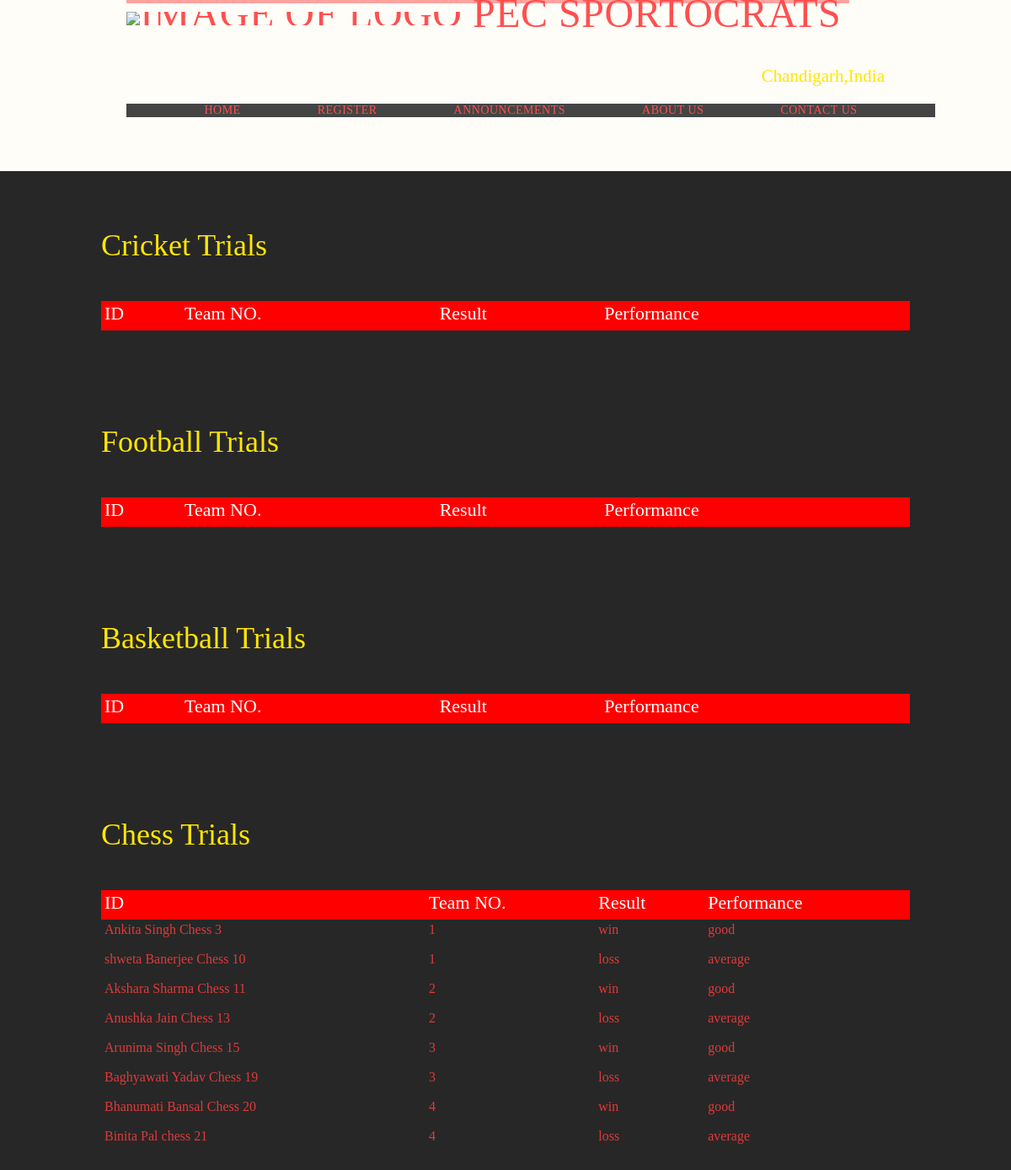
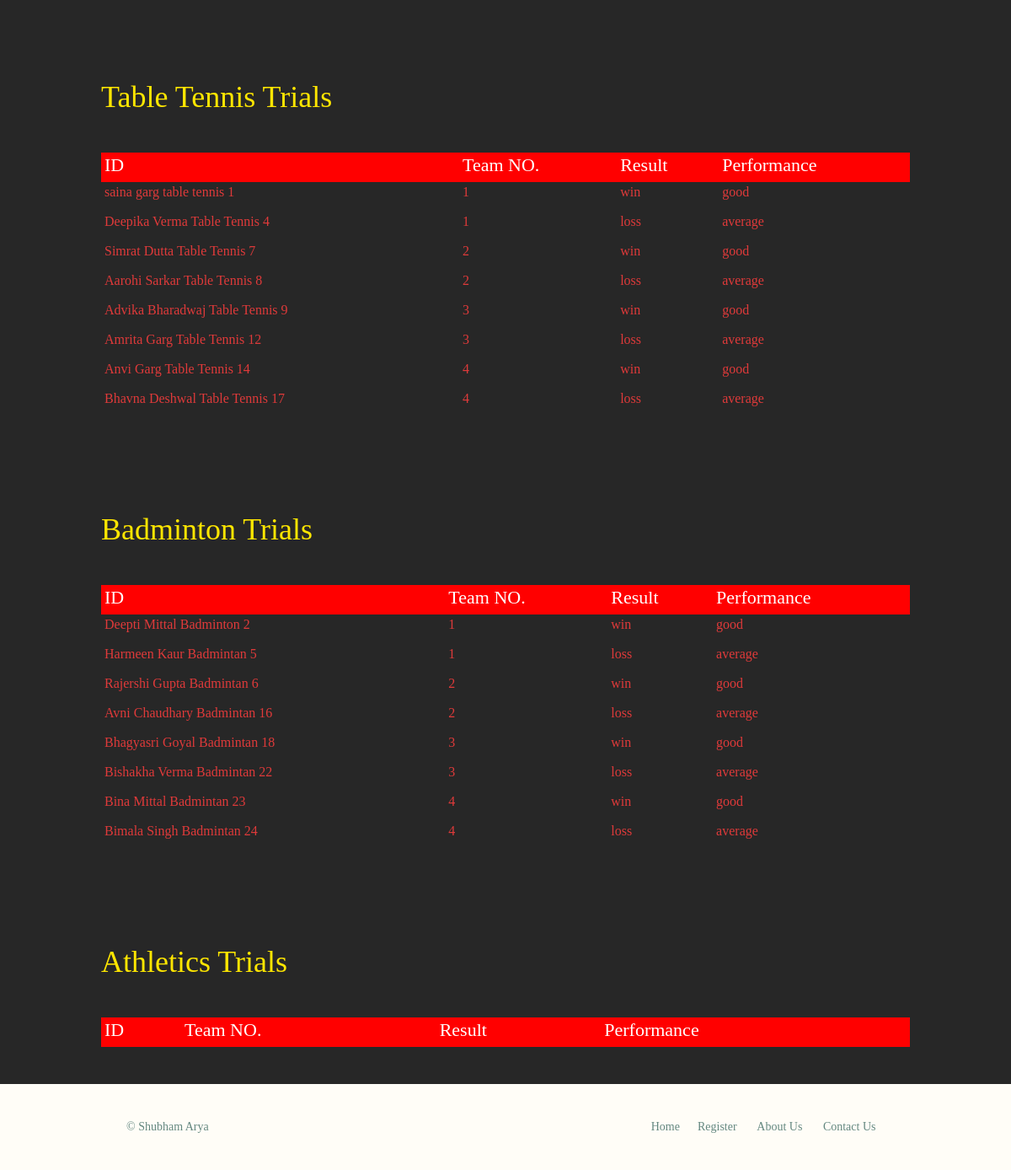
/trial_female.html, run on the app's committed database (2 pictures, top to bottom).
### sportocrats/models.py (models this page shows)
class chess_female(models.Model):
    chess_female_id=models.OneToOneField(Player_female,on_delete=models.CASCADE,primary_key=True)
    team_no=models.IntegerField()
    result=models.CharField(max_length=40)
    performance=models.CharField(max_length=40)

class Player_female(models.Model):
    id = models.AutoField(primary_key=True)
    sid=models.CharField(max_length=8)
    first_name=models.CharField(max_length=40)
    last_name = models.CharField(max_length=40)
    email=models.EmailField(max_length=254)
    password=models.CharField(max_length=40)
    sports=models.CharField(max_length=40)
    def __str__(self):
        return f'{self.first_name} {self.last_name} {self.sports} {self.id}'

class table_tennis_female(models.Model):
    table_tennis_female_id=models.OneToOneField(Player_female,on_delete=models.CASCADE,primary_key=True)
    team_no=models.IntegerField()
    result=models.CharField(max_length=40)
    performance=models.CharField(max_length=40)

class badminton_female(models.Model):
    badminton_female_id=models.OneToOneField(Player_female,on_delete=models.CASCADE,primary_key=True)
    team_no=models.IntegerField()
    result=models.CharField(max_length=40)
    performance=models.CharField(max_length=40)

### sportocrats/views.py (the view)
# urls.py: path('trial_female.html', views.trial_female, name='trial_female'),
def trial_female(request):
    data = cricket_female.objects.all()
    data1 = football_female.objects.all()
    data2 = basketball_female.objects.all()
    data3 = chess_female.objects.all()
    data4 = table_tennis_female.objects.all()
    data5 = badminton_female.objects.all()
    data6 = athletics_female.objects.all()
    return render(request, "trial_female.html", {"dat" : data, "dat1" : data1, "dat2" : data2, "dat3" : data3, "dat4" : data4, "dat5" : data5, "dat6" : data6})

### sportocrats/templates/trial_female.html (shortened to what this page needs)
<!DOCTYPE html>
<html lang="en">
    <head>
        {% load static %}
        <link rel="stylesheet" href="{% static 'contactus.css' %}">
    </head>
    <body>
        <header class="header1 can group">
            <h1 class="logo">
                <a href="main1.html" ><img src="{%static 'Pec1.png'%}"
                    alt="Image of logo" height="80px" width="125px">&nbspPEC SportoCrats</a>
            </h1>
            <br>
            <br>
            <br>
            <br>
            <br>
            <h3 class="tag">Chandigarh,India</h3>
            <br>
            <nav class="nav nav1 hi b">
                &emsp;&emsp;&emsp;<a href="main1.html">Home</a>&emsp;&emsp;&emsp;
                &emsp;&emsp;&emsp;<a href="register.html">Register</a>&emsp;&emsp;&emsp;
                &emsp;&emsp;&emsp;<a href="announce.html">Announcements</a>&emsp;&emsp;&emsp;
                &emsp;&emsp;&emsp;<a href="aboutus.html">About Us</a>&emsp;&emsp;&emsp;
                &emsp;&emsp;&emsp;<a href="contactus.html">Contact Us</a>&emsp;&emsp;&emsp;
            </nav>
        </header>
        <br>
        <br>
        <br>
        <br>
        <section class="row">
        	<div class="grid">
                <h1>Cricket Trials</h1>
                <br>
                <br>
                <div>
                    <table>
                        <thead>
                            <tr class="red">
                                <th>ID</th>
                                <th>Team NO.</th>
                                <th>Result</th>
                                <th>Performance</th>
                            </tr>
                        </thead>
                    </table>
                </div>
		    </div>
        </section>
        <section class="row">
            <div class="grid">
                <h1>Football Trials</h1>
                <br>
                <br>
                <div>
                    <table>
                        <thead>
                            <tr class="red">
                                <th>ID</th>
                                <th>Team NO.</th>
                                <th>Result</th>
                                <th>Performance</th>
                            </tr>
                        </thead>
                    </table>
                </div>
            </div>
        </section>
        <section class="row">
            <div class="grid">
                <h1>Basketball Trials</h1>
                <br>
                <br>
                <div>
                    <table>
                        <thead>
                            <tr class="red">
                                <th>ID</th>
                                <th>Team NO.</th>
                                <th>Result</th>
                                <th>Performance</th>
                            </tr>
                        </thead>
                    </table>
                </div>
            </div>
        </section>
        <section class="row">
            <div class="grid">
                <h1>Chess Trials</h1>
                <br>
                <br>
                <div>
                    <table>
                        <thead>
                            <tr class="red">
                                <th>ID</th>
                                <th>Team NO.</th>
                                <th>Result</th>
                                <th>Performance</th>
                            </tr>
                        </thead>
                        <tbody>
                            {% for i in dat3 %}
                            <tr>
                                <td>{{i.chess_female_id}}</td>
                                <td>{{i.team_no}}</td>
                                <td>{{i.result}}</td>
                                <td>{{i.performance}}</td>
                            </tr>
                            {% endfor %}
                        </tbody>
                    </table>
                </div>
            </div>
        </section>
        <section class="row">
            <div class="grid">
                <h1>Table Tennis Trials</h1>
                <br>
                <br>
                <div>
                    <table>
                        <thead>
                            <tr class="red">
                                <th>ID</th>
                                <th>Team NO.</th>
                                <th>Result</th>
                                <th>Performance</th>
                            </tr>
                        </thead>
                        <tbody>
                            {% for i in dat4 %}
                            <tr>
                                <td>{{i.table_tennis_female_id}}</td>
                                <td>{{i.team_no}}</td>
                                <td>{{i.result}}</td>
                                <td>{{i.performance}}</td>
                            </tr>
                            {% endfor %}
                        </tbody>
                    </table>
                </div>
            </div>
        </section>
        <section class="row">
            <div class="grid">
                <h1>Badminton Trials</h1>
                <br>
                <br>
                <div>
                    <table>
                        <thead>
                            <tr class="red">
                                <th>ID</th>
                                <th>Team NO.</th>
                                <th>Result</th>
                                <th>Performance</th>
                            </tr>
                        </thead>
                        <tbody>
                            {% for i in dat5 %}
                            <tr>
                                <td>{{i.badminton_female_id}}</td>
                                <td>{{i.team_no}}</td>
                                <td>{{i.result}}</td>
                                <td>{{i.performance}}</td>
                            </tr>
                            {% endfor %}
                        </tbody>
                    </table>
                </div>
            </div>
        </section>
        <section class="row">
            <div class="grid">
                <h1>Athletics Trials</h1>
                <br>
                <br>
                <div>
                    <table>
                        <thead>
                            <tr class="red">
                                <th>ID</th>
                                <th>Team NO.</th>
                                <th>Result</th>
                                <th>Performance</th>
                            </tr>
                        </thead>
                    </table>
                </div>
            </div>
        </section>
        <footer class="footer1 can group">
            <small>&copy; Shubham Arya</small>
            <nav class="nav foo">
                &ensp;<a href="main1.html">Home</a>&ensp;
                &ensp;<a href="register.html"> Register </a>&ensp;
                &ensp;<a href="aboutus.html"> About Us </a>&ensp;
                &ensp;<a href="contactus.html"> Contact Us </a>&ensp;
            </nav>
        </footer>
    </body>
</html>

### sportocrats/static/contactus.css (style rules this page uses)
html, body, div, span, applet, object, iframe, h1, h2, h3, h4, h5, h6, p, blockquote, pre, a, abbr, acronym, address, big, cite, code, del, dfn, em, img, ins, kbd, q, s, samp, small, strike, strong, sub, sup, tt, var, b, u, i, center, dl, dt, dd, ol, ul, li, fieldset, form, label, legend, table, caption, tbody, tfoot, thead, tr, th, td, article, aside, canvas, details, embed, figure, figcaption, footer, header, hgroup, menu, nav, output, ruby, section, summary, time, mark, audio, video { margin: 0; padding: 0; border: 0; font-size: 100%; font: inherit; vertical-align: baseline; }
article, aside, details, figcaption, figure, footer, header, hgroup, menu, nav, section { display: block; }
body { line-height: 1; }
table { text-align: left; width: 100%; position: relative; border-collapse: collapse; }
th, td { height: 35px; padding: 0.25rem; }
tr.red th { background: red; color: white; }
th { font-size: 22px; background: white; position: sticky; top: 0; box-shadow: 0 2px 2px -1px rgba(0, 0, 0, 0.4); }
body { background:#fffdf7; color:rgb(223, 58, 58); font: 300 26px/22px ; }
*, *:before, *:after { box-sizing: border-box; }
.grid, .can { margin: 0 auto; width: 960px; }
.can { padding-left: 30px; padding-right: 30px; }
.group:before, .group:after { content: ""; display: table; }
.group:after { clear: both; }
.group { clear: both; *zoom: 1; }
.row { background-color: #272727; min-width: 960px; padding:66px 0 44px 0; }
.logo { border-top: 4px solid #ff00005b; padding: 10px 10px 4px 0px; float:left; font-size: 48px; line-height: 4px; font-weight: 100; letter-spacing: .5px; text-transform: uppercase; }
.tag { margin:20px 0 px 0; text-align: right; }
.nav1 { font-size: 14px; font-weight: 400; letter-spacing: .5px; text-transform: uppercase; }
.header1 a, .header1 a { color: rgb(255, 80, 80); }
a { color: #2e2e2e; text-decoration: none; }
h1, h3, h4, h5, p { margin-bottom: 6px; }
h1, h2, h3, h4 { color: #ffe600; }
h1 { font-size: 36px; line-height: 44px; }
h3 { font-size: 21px; }
.footer1 { padding-bottom: 44px; padding-top: 44px; color: #648880; font-size: 14px; }
.footer1 small { float: left; font-weight: 400; }
.foo { font-family: Garamond, serif; }
.nav { text-align:right; }
.nav a { color: #648880; }
.hi { background-color: #444444; min-width: 960px; padding:1px 0 1px 0; text-align: center; }
.b a { color: rgb(255, 80, 80); }

### data on the page
chess_female: chess_female_id "Ankita Singh Chess 3", team_no "1", result "win", performance "good"
chess_female: chess_female_id "shweta Banerjee Chess 10", team_no "1", result "loss", performance "average"
chess_female: chess_female_id "Akshara Sharma Chess 11", team_no "2", result "win", performance "good"
chess_female: chess_female_id "Anushka Jain Chess 13", team_no "2", result "loss", performance "average"
chess_female: chess_female_id "Arunima Singh Chess 15", team_no "3", result "win", performance "good"
chess_female: chess_female_id "Baghyawati Yadav Chess 19", team_no "3", result "loss", performance "average"
chess_female: chess_female_id "Bhanumati Bansal Chess 20", team_no "4", result "win", performance "good"
chess_female: chess_female_id "Binita Pal chess 21", team_no "4", result "loss", performance "average"
table_tennis_female: table_tennis_female_id "saina garg table tennis 1", team_no "1", result "win", performance "good"
table_tennis_female: table_tennis_female_id "Deepika Verma Table Tennis 4", team_no "1", result "loss", performance "average"
table_tennis_female: table_tennis_female_id "Simrat Dutta Table Tennis 7", team_no "2", result "win", performance "good"
table_tennis_female: table_tennis_female_id "Aarohi Sarkar Table Tennis 8", team_no "2", result "loss", performance "average"
table_tennis_female: table_tennis_female_id "Advika Bharadwaj Table Tennis 9", team_no "3", result "win", performance "good"
table_tennis_female: table_tennis_female_id "Amrita Garg Table Tennis 12", team_no "3", result "loss", performance "average"
table_tennis_female: table_tennis_female_id "Anvi Garg Table Tennis 14", team_no "4", result "win", performance "good"
table_tennis_female: table_tennis_female_id "Bhavna Deshwal Table Tennis 17", team_no "4", result "loss", performance "average"
badminton_female: badminton_female_id "Deepti Mittal Badminton 2", team_no "1", result "win", performance "good"
badminton_female: badminton_female_id "Harmeen Kaur Badmintan 5", team_no "1", result "loss", performance "average"
badminton_female: badminton_female_id "Rajershi Gupta Badmintan 6", team_no "2", result "win", performance "good"
badminton_female: badminton_female_id "Avni Chaudhary Badmintan 16", team_no "2", result "loss", performance "average"
badminton_female: badminton_female_id "Bhagyasri Goyal Badmintan 18", team_no "3", result "win", performance "good"
badminton_female: badminton_female_id "Bishakha Verma Badmintan 22", team_no "3", result "loss", performance "average"
badminton_female: badminton_female_id "Bina Mittal Badmintan 23", team_no "4", result "win", performance "good"
badminton_female: badminton_female_id "Bimala Singh Badmintan 24", team_no "4", result "loss", performance "average"
